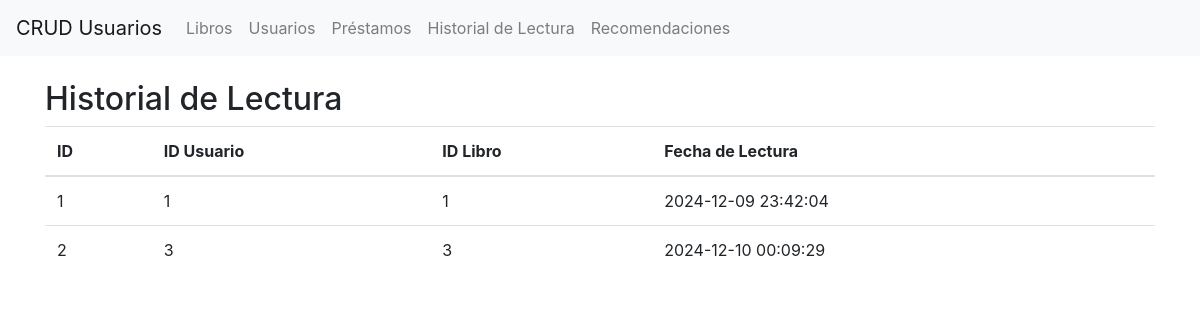
The page /historial.php on the database its author committed.
### tables this page shows
CREATE TABLE `historial_lectura` (
  `historial_id` int(11) NOT NULL,
  `usuario_id` int(11) DEFAULT NULL,
  `libro_id` int(11) DEFAULT NULL,
  `fecha_lectura` datetime DEFAULT current_timestamp()
);

### historial.php (the view, shortened to what this page needs)
<?php
include($_SERVER['DOCUMENT_ROOT'] . '/mibiblioteca/include/db.php');
try {
    $stmt = $pdo->query("SELECT * FROM historial_lectura");
    $historial = $stmt->fetchAll(PDO::FETCH_ASSOC);
} catch (Exception $e) {
    echo "Error al obtener el historial: " . $e->getMessage();
    $historial = [];
}
?>
<!DOCTYPE html>
<html lang="es">
<head>
    <link href="https://stackpath.bootstrapcdn.com/bootstrap/4.5.2/css/bootstrap.min.css" rel="stylesheet">
</head>
<body>
<nav class="navbar navbar-expand-lg navbar-light bg-light">
        <a class="navbar-brand" href="#">CRUD Usuarios</a>
        <div class="collapse navbar-collapse">
            <ul class="navbar-nav mr-auto">
                <li class="nav-item"><a class="nav-link" href="index.php">Libros</a></li>
                <li class="nav-item"><a class="nav-link" href="usuarios.php">Usuarios</a></li>
                <li class="nav-item"><a class="nav-link" href="prestamos.php">Préstamos</a></li>
                <li class="nav-item"><a class="nav-link" href="historial.php">Historial de Lectura</a></li>
                <li class="nav-item"><a class="nav-link" href="recomendaciones.php">Recomendaciones</a></li>
            </ul>
        </div>
    </nav>
<body>
    <div class="container mt-4">
        <h2>Historial de Lectura</h2>
        <table class="table">
            <thead>
                <tr>
                    <th>ID</th>
                    <th>ID Usuario</th>
                    <th>ID Libro</th>
                    <th>Fecha de Lectura</th>
                </tr>
            </thead>
            <tbody>
                <?php if (!empty($historial)): ?>
                    <?php foreach ($historial as $item): ?>
                    <tr>
                        <td><?php echo $item['historial_id']; ?></td>
                        <td><?php echo $item['usuario_id']; ?></td>
                        <td><?php echo $item['libro_id']; ?></td>
                        <td><?php echo $item['fecha_lectura']; ?></td>
                    </tr>
                    <?php endforeach; ?>
                <?php else: ?>
                    <tr>
                        <td colspan="4">No hay registros en el historial de lectura.</td>
                    </tr>
                <?php endif; ?>
            </tbody>
        </table>
    </div>
</body>
</html>

### rows shown on the page
historial_lectura: historial_id "1", usuario "1", libro "1", fecha_lectura "2024-12-09 23:42:04"
historial_lectura: historial_id "2", usuario "3", libro "3", fecha_lectura "2024-12-10 00:09:29"
